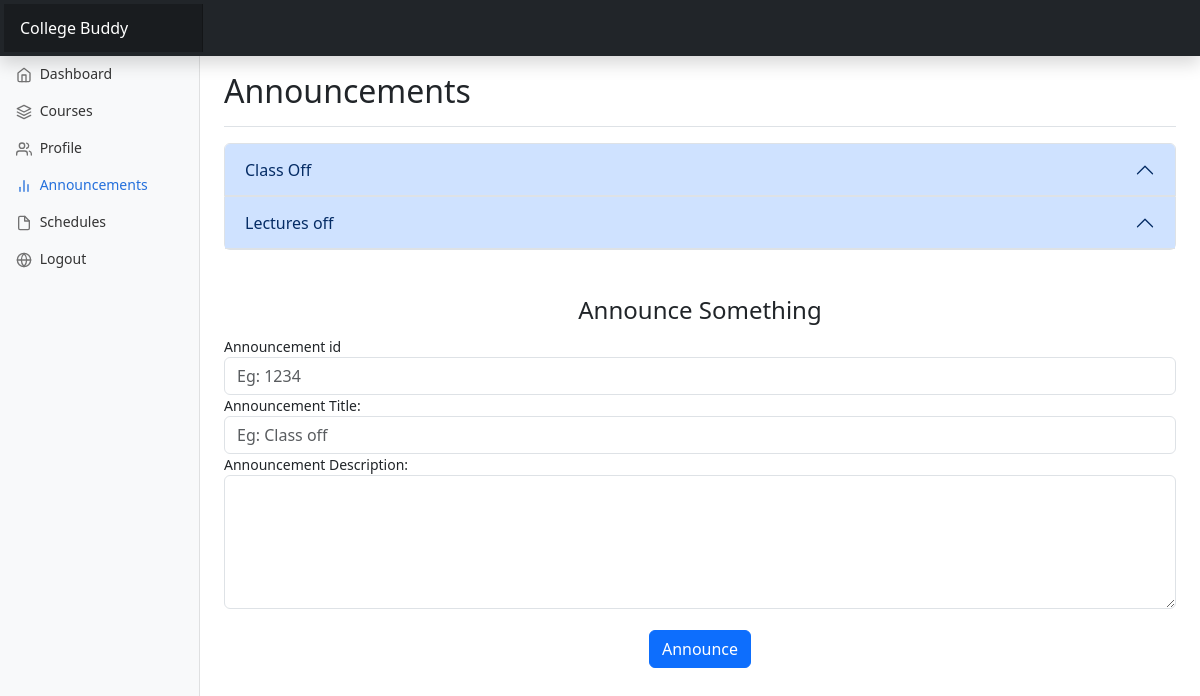
Screenshot of /announcement (signed in) with the database file from the repository.
### dashboard/models.py (models this page shows)
class Announcement(models.Model):
    department = models.ForeignKey(Department, on_delete=models.CASCADE)
    id= models.IntegerField(primary_key=True)
    announcement_title = models.CharField(max_length=100)
    announcement_body = models.TextField()
    date_published = models.DateField(auto_now_add=True)

### dashboard/views.py (the view)
# urls.py: path('announcement', views.announcement,name='announcement'),
@login_required(login_url="login")
def announcement(request):
    if request.user.is_authenticated and request.user.groups.filter(name='Student').exists():
        student = Student.objects.get(roll_no=request.user)
        announcements = Announcement.objects.filter(department=student.stream.department)
        is_student = True
    elif request.user.is_authenticated and request.user.groups.filter(name='Professor').exists():
        professor = Professor.objects.get(professor_id=request.user)
        announcements = Announcement.objects.filter(department=professor.department)
        is_student = False
    elif request.user.is_authenticated:
       announcements = Announcement.objects.all
       is_student = False
    else:
        return redirect('login')
    context = {
        'announcements': announcements,
        'is_student': is_student,
    }
    if not is_student:
        if request.method == 'POST':
            new_announcement= Announcement.objects.create(department=professor.department,id=request.POST['a_id'],announcement_title=request.POST['a_title'],announcement_body=request.POST['a_body'])
            new_announcement.save()
    return render(request,'announcements.html',context)

### dashboard/models.py (called while the page is built)
    def __str__(self):
        return self.name

### templates/announcements.html (shortened to what this page needs)
{% extends 'base.html' %}
{% block announcements %}active{% endblock announcements  %}
{% block header%}Announcements{% endblock header %}
{% block body %}
<div class="accordion" id="announcementsAccordion">
    {% for announcement in announcements %}
    <div class="accordion-item">
      <h2 class="accordion-header" id="announcement{{ announcement.id }}">
        <button class="accordion-button" type="button" data-bs-toggle="collapse" data-bs-target="#collapse{{ announcement.id }}" aria-expanded="true" aria-controls="collapse{{ announcement.id }}">
          {{ announcement.announcement_title }}
        </button>
      </h2>
    </div>
    {% endfor %}
  </div>
  <br><br>
  {% if not is_student %}
  <form method="POST" action="announcement">
    <fieldset>
      <legend class="text-center">Announce Something</legend>
    <div class="form-group">
      <label for="a_id">Announcement id</label>
      <input type="text" class="form-control" id="a_id" name="a_id" placeholder="Eg: 1234 " required>
    </div>
    <div class="form-group">
      <label for="a_title">Announcement Title:</label>
      <input type="text" class="form-control" id="a_title" name="a_title" placeholder="Eg: Class off" required>
    </div>
    <div class="form-group">
      <label for="a_body">Announcement Description:</label>
      <textarea class="form-control" id="a_body" name="a_body" rows="5" required></textarea>
    </div>
    <br>
    <center><button type="submit" class="btn btn-primary" >Announce</button></center>
    <br>
  </fieldset>
  </form>
  {% endif %}
{% endblock body %}

### static/dashboard.css (style rules this page uses)
body { font-size: .875rem; }

### rows the page displays
Announcement: announcement_title "Class Off"
Announcement: announcement_title "Lectures off"
